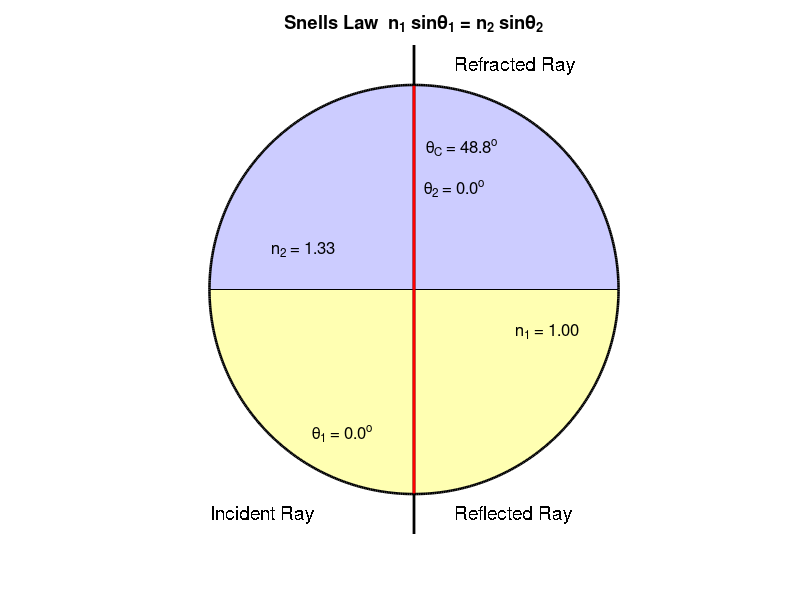

Write MATLAB code to recreate this figure. (Note: this script raises an error after producing the figure.)
% p002.m    

% PHOTONICS and WAVES  Refraction at an interface
% Snell's Law
% Critical angle

% Ian Cooper
% email: matlabvisualphysics@gmail.com
% 200418 / Matlab version R2020a

% DOING PHYSICS WITH MATLAB 
%    http://www.physics.usyd.edu.au/teach_res/mp/mphome.htm
% Reference page for documentation and notes
%    http://www.physics.usyd.edu.au/teach_res/mp/doc/p002.htm
% Download Location
%    http://www.physics.usyd.edu.au/teach_res/mp/mscripts/
  

clear
close all
clc

% ANIMATION and GIF file ==============================================
% Show and Save animation as a gif file (0 no)  (1 yes) for flagAG
    flagAG = 1; 
% file name for animated gif   
   ag_name = 'ag_p002.gif'; 
% Delay in seconds before displaying the next image  
    delay = 0.20;
    frame1 = 0;

% Refractive indices    
n1 = 1; n2 = 1.33;
% Angle of incidence
A1 = 0:1:89;
N = length(A1);
x1 = -sind(A1);
y1 = -cosd(A1);

% Angle refraction
A2 = asind((n1/n2).*sind(A1));
x2 = sind(A2);
y2 = cosd(A2);

% Crtitical angle
  Acrit = asind(n1/n2);


% GRAPHICS  ===========================================================
figure(1)
  set(gcf,'units','normalized');
  set(gcf,'position',[0.02 0.05 0.25 0.40]);
 % set(gcf,'color','w');
  axis off
  clf
  
for c = 1:N
  AC = linspace(0,180,360);
  xC = cosd(AC);
  yC = sind(AC);
  xP = xC; yP = yC;
  plot(xP,yP,'k','linewidth',3)
  hold on
  fill(xP,yP,[0.8 0.8 1])

  AC = linspace(180,360,360);
  xC = cosd(AC);
  yC = sind(AC);
  xP = xC; yP = yC;
  plot(xP,yP,'k','linewidth',3)
  hold on
  fill(xP,yP,[1 1 0.7])
  
 % normal
    xP = [0 0]; yP = [-1.2 1.2];
    plot(xP,yP,'k','linewidth',2)
    
 % Incident ray 
   xP = [0 x1(c)]; yP = [0 y1(c)];
   plot(xP,yP,'r','linewidth',2)
 % Reflected ray 
   xP = [0 -x1(c)]; yP = [0 y1(c)];
   plot(xP,yP,'r','linewidth',1)
  
   xP = [0 x2(c)]; yP = [0 y2(c)];
   plot(xP,yP,'r','linewidth',2)
  
   txt = sprintf('n_1 = %2.2f',n1);
   text(0.5,-0.2,txt,'fontsize',12)
   
   txt = sprintf('n_2 = %2.2f',n2);
   text(-0.7,0.2,txt,'fontsize',12)
  
   text(0.2,1.1, 'Refracted Ray','fontsize',14,'FontSmoothing','off')
   text(-1,-1.1, 'Incident Ray','fontsize',14,'FontSmoothing','off')
   text(0.2,-1.1,'Reflected Ray','fontsize',14,'FontSmoothing','off')
   title('Snells Law  n_1 sin\theta_1 = n_2 sin\theta_2')
   
   txt = sprintf('\\theta_C = %2.1f^o',Acrit);
   text(0.06,0.7,txt,'fontsize',12)
   
   txt = sprintf('\\theta_1 = %2.1f^o',A1(c));
   text(-0.5,-0.7,txt,'fontsize',12)
   
   txt = sprintf('\\theta_2 = %2.1f^o',A2(c));
   text(0.05,0.5,txt,'fontsize',12)
   
   xlim([-1.2 1.2])
   ylim([-1.2 1.2])
   axis equal
   pause(0.1)
   set(gca,'fontsize',12)
   axis off
  
   % Save animation 
    if flagAG == 1
       frame1 = frame1 + 1;
         frame = getframe(1);
         im = frame2im(frame);
         [imind,cm] = rgb2ind(im,256);
         % On the first loop, create the file. In subsequent loops, append.
         if frame1 == 1
           imwrite(imind,cm,ag_name,'gif','DelayTime',delay,'loopcount',inf);
         else
          imwrite(imind,cm,ag_name,'gif','DelayTime',delay,'writemode','append');
         end
    end
end
  
figure(2)
  set(gcf,'units','normalized');
  set(gcf,'position',[0.3 0.05 0.30 0.35]);
  set(gcf,'color','w');
  
  plot([0 90],[0 90],'r')
  hold on
  plot([0 90],[Acrit Acrit],'-r')
  plot(A1,A2,'b','linewidth',2)
    
  xlabel('\theta_1 (incident angle)')
  ylabel('\theta_2 (refracted angle)')
  txt = sprintf('1 \\rightarrow 2: n_1 = %1.2f  <  n_2 = %1.2f',n1,n2);
  title(txt)
  text(90,-10,'p002.m','fontsize',8)
  txt = sprintf('\\theta_{critical} = %3.2f^o',Acrit);
  text(60,55,txt)
  
  xlim([0 90])
  ylim([0 90])
  grid on
  set(gca,'xtick',0:10:90)
  set(gca,'ytick',0:10:90)
  set(gca,'fontsize',12)
  axis square
  
  
  
